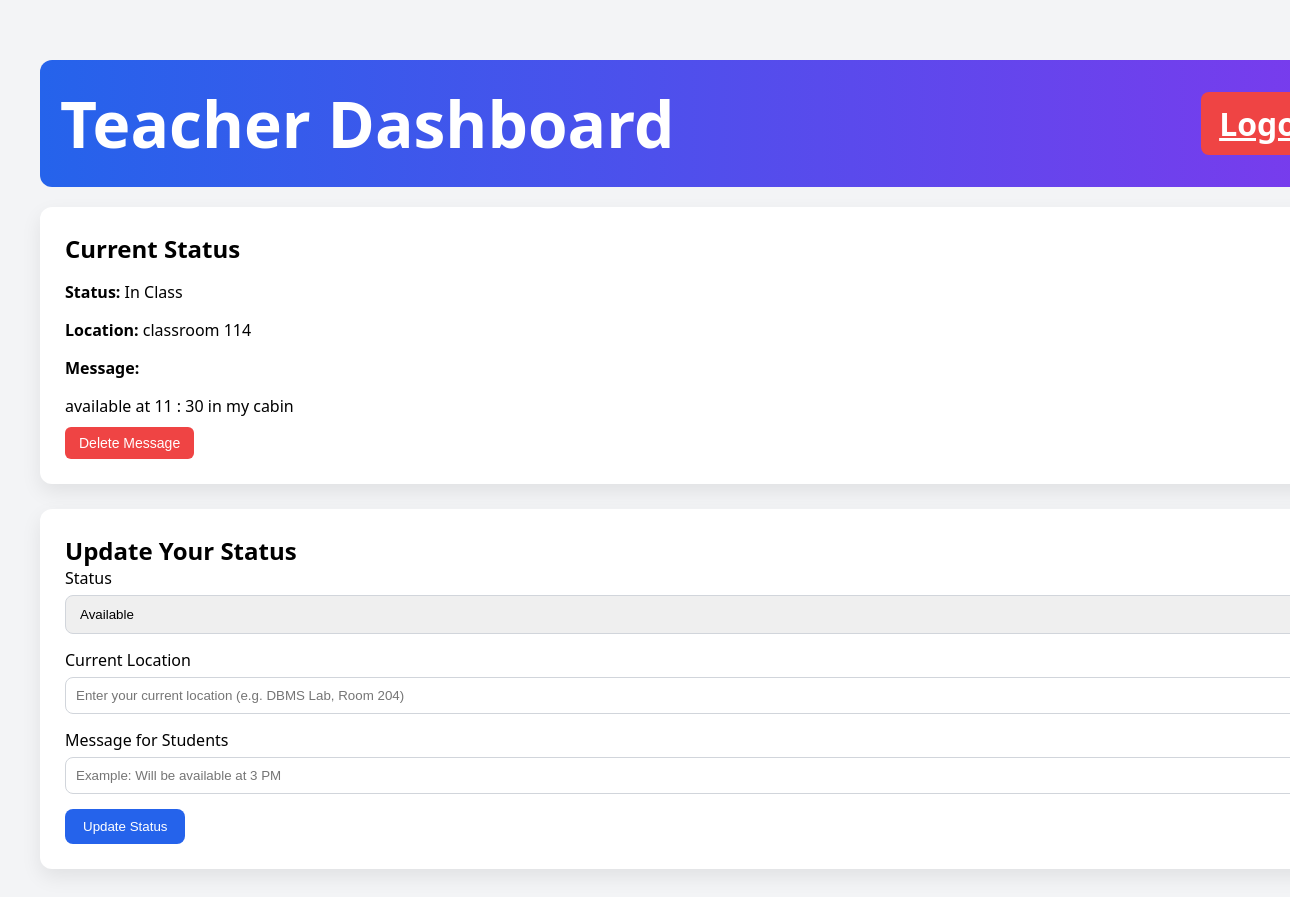
Page /teacher (signed in) on the committed database.
### tables this page shows
CREATE TABLE teacher_status (
        id INTEGER PRIMARY KEY AUTOINCREMENT,
        user_id INTEGER,
        status TEXT,
        location TEXT
    , message TEXT);

### app.py (the view)
@app.route("/teacher")
def teacher_dashboard():
    if "role" not in session or session["role"] != "teacher":
        return redirect("/login")
    user_id = session["user_id"]
    conn = get_db_connection()
    status_row = conn.execute(
        "SELECT * FROM teacher_status WHERE user_id=?",
        (user_id,)
    ).fetchone()
    conn.close()
    return render_template("teacher_dashboard.html", status_row=status_row)

### app.py (called while the page is built)
def get_db_connection():
    conn = sqlite3.connect(DB_NAME)
    conn.row_factory = sqlite3.Row
    return conn

### templates/teacher_dashboard.html (shortened to what this page needs)
<!DOCTYPE html>
<html>
<head>
    <link rel="stylesheet" href="{{ url_for('static', filename='css/style.css') }}">
</head>
<body>
<div class="container">
    <div class="header">
        <h1>Teacher Dashboard</h1>
        <a href="/logout" class="btn btn-danger">Logout</a>
    </div>
    <div class="card">
        <h2>Current Status</h2>
        <p><strong>Status:</strong> {{ status_row.status if status_row else "Not Set" }}</p>
        <p><strong>Location:</strong> {{ status_row.location if status_row else "Not Set" }}</p>
        <p><strong>Message:</strong></p>
            {% if status_row and status_row["message"] %}
            <div class="message-box">
                {{ status_row["message"] }}
            </div>
            <form action="/delete_message" method="POST">
                <button type="submit" class="delete-msg-btn">
                    Delete Message
                </button>
            </form>
            {% else %}
            <p>No message yet.</p>
            {% endif %}
    </div>
    <div class="card">
        <h2>Update Your Status</h2>
        <form method="POST" action="/update_status">
            <label>Status</label>
            <select name="status">
                <option>Available</option>
            </select>
            <label>Current Location</label>
            <input
                type="text"
                name="location"
                placeholder="Enter your current location (e.g. DBMS Lab, Room 204)"
                required
            >
            <label>Message for Students</label>
            <input
                type="text"
                name="message"
                placeholder="Example: Will be available at 3 PM"
            >
            <button class="btn" type="submit">Update Status</button>
        </form>
    </div>
</div>
</body>
</html>

### static/css/style.css (style rules this page uses)
body { margin: 0; font-family: 'Segoe UI', sans-serif; background: #f3f4f6; }
h1, h2 { margin: 0; }
.container { width: 100%; max-width: 1400px; margin: auto; padding:40px }
.card { background: white; padding: 25px; border-radius: 12px; box-shadow: 0 8px 20px rgba(0,0,0,0.08); margin-bottom: 25px; }
.header { width:100%; max-width:1400px; margin:20px auto; padding:20px; font-size:32px; font-weight:bold; text-align:center; background:linear-gradient(90deg,#2563eb,#7c3aed); color:white; border-radius:12px; display:flex; justify-content:space-between; align-items:center; }
.btn { padding: 10px 18px; border: none; border-radius: 8px; background: #2563eb; color: white; cursor: pointer; transition: 0.3s; }
.btn-danger { background: #ef4444; }
input, select { width: 100%; padding: 10px; margin-top: 6px; margin-bottom: 15px; border-radius: 8px; border: 1px solid #d1d5db; }
.delete-msg-btn { margin-top:10px; background:#ef4444; color:white; border:none; padding:8px 14px; border-radius:6px; cursor:pointer; font-size:14px; }

### rows in the picture
teacher_status: status "In Class", location "classroom 114", message "available at 11 : 30 in my cabin"
